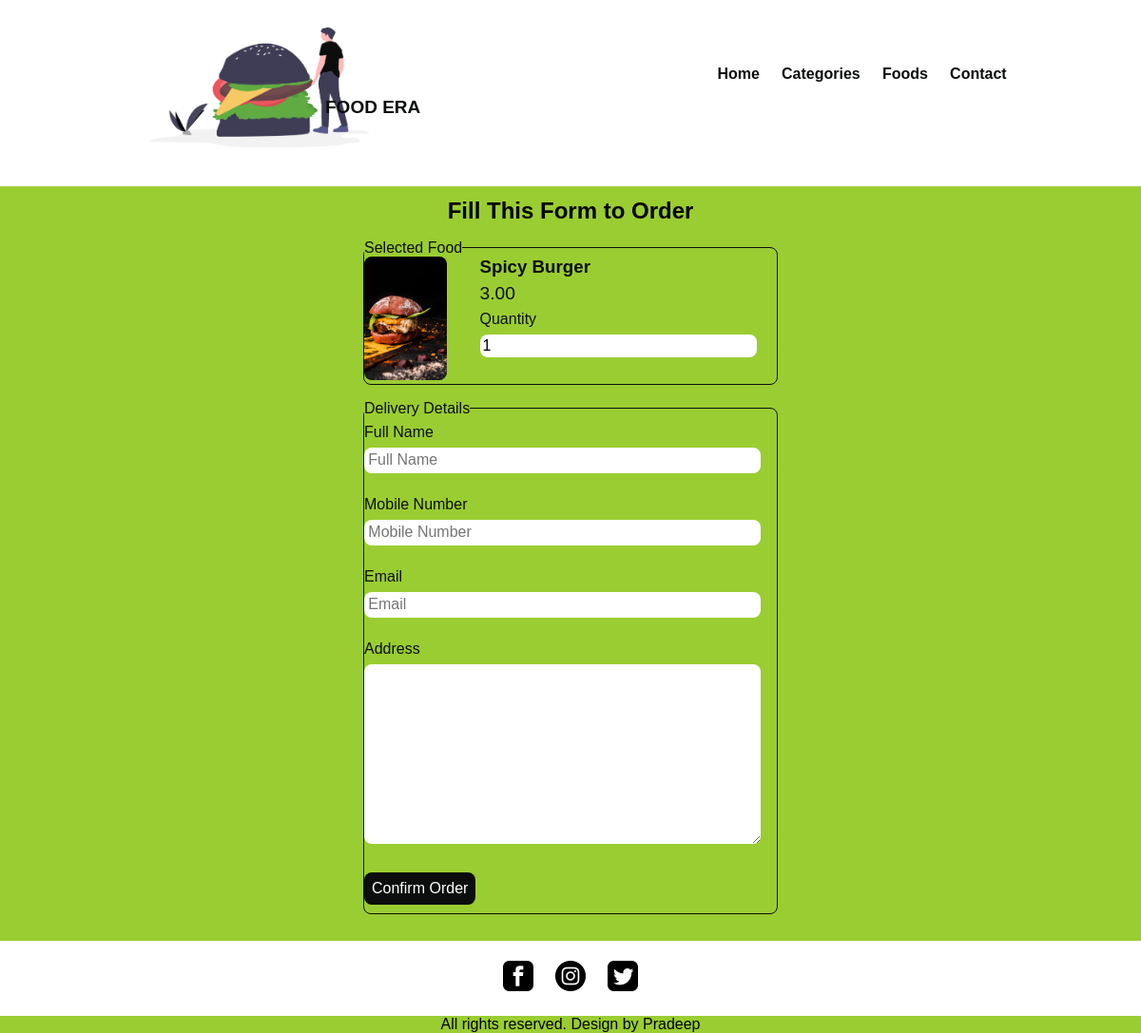
/order.php?food_id=3, run on the app's committed database.
### tables this page shows
CREATE TABLE `tbl_food` (
  `id` int(10) UNSIGNED NOT NULL,
  `title` varchar(100) NOT NULL,
  `description` text NOT NULL,
  `price` decimal(10,2) NOT NULL,
  `image_name` varchar(255) NOT NULL,
  `category_id` int(10) UNSIGNED NOT NULL,
  `featured` varchar(10) NOT NULL,
  `active` varchar(10) NOT NULL
);

### html/order.php (the view, shortened to what this page needs)
<?php include('partials-front/menu.php'); ?>
<?php
        if(isset($_GET['food_id']))
        {
            $food_id = $_GET['food_id'];
            $sql = "SELECT * FROM tbl_food WHERE id=$food_id";
            $res = mysqli_query($conn, $sql);
            $count = mysqli_num_rows($res);
            if($count==1)
            {
                $row = mysqli_fetch_assoc($res);
                $title = $row['title'];
                $price = $row['price'];
                $image_name = $row['image_name'];
            }
            else
            {
                header('location:'.SITEURL.'/html');
            }
        }
        else
        {
            header('location:'.SITEURL.'/html');
        }
    ?>
    <section class="food-search back-theme">
      <div class="container">
        <h2 class="text-center text-white">Fill This Form to Order</h2>
        <form action="" method="POST" class="order">
          <fieldset>
            <legend class="order-text">Selected Food</legend>
            <div class="food-menu-img">
            <?php
                        if($image_name=="")
                        {
                            echo "Image not Available";
                        }
                        else
                        {
                            ?>
                            <img src="<?php echo SITEURL; ?>img/food/<?php echo $image_name; ?>" alt="Burger" class="image img-curve">
                            <?php
                        }
                    ?>
            </div>
            <div class="food-menu-disp order-text">
              <h3><?php echo $title; ?></h3>
              <p class="food-price"><?php echo $price?></p>
              <div class="order-label">Quantity</div>
              <input
                type="number"
                name="qty"
                class="input-responsive"
                value="1"
                required
              />
            </div>
          </fieldset>
          <fieldset>
            <legend class="order-text">Delivery Details</legend>
            <div class="order-label order-text">Full Name</div>
            <input
              type="text"
              name="full-name"
              placeholder="Full Name"
              class="input-responsive"
              required
            />
            <div class="order-label order-text">Mobile Number</div>
            <input
              type="tel"
              name="contact"
              placeholder="Mobile Number"
              class="input-responsive"
              required
            />
            <div class="order-label order-text">Email</div>
            <input
              type="email"
              name="email"
              placeholder="Email"
              class="input-responsive"
              required
            />
            <div class="order-label order-text">Address</div>
            <textarea
              name="address"
              rows="10"
              placeholder="address"
              class="input-responsive"
              required
            >
            </textarea>
            <input
              type="submit"
              name="submit"
              value="Confirm Order"
              class="order-btn"
            />
          </fieldset>
        </form>
      </div>
    </section>
    <?php include('partials-front/footer.php'); ?>

### css/style.css (style rules this page uses)
* { box-sizing: border-box; padding: 0; margin: 0; font-family: "Franklin Gothic Medium", "Arial Narrow", Arial, sans-serif; }
.container { width: 80%; margin: 0 auto; padding: 1%; }
.text-center { text-align: center; }
.image { width: 100%; }
.img-curve { border-radius: 8px; }
.text-white { color: black; }
.food-search { margin-top: 8px; }
h3 { color: white; }
.food-menu-img { width: 20%; float: left; }
.food-menu-disp { width: 70%; float: left; margin-left: 8%; color: white; }
.food-price { font-size: 1.2rem; margin: 2% 0; }
.order { width: 50%; margin: 0 auto; background-color: yellowgreen; }
.back-theme { background-color: yellowgreen; }
fieldset { border-radius: 8px; border: 1px solid #0c0e0e; margin: 16px; }
.input-responsive { width: 96%; padding: 1%; margin-bottom: 4%; border: none; outline: none; border-radius: 8px; font-size: 1em; }
.order-label { margin: 7px 0; font-weight: 400; }
.order-text { color: #0c0e0e; }
.food-menu-disp h3 { color: #0c0e0e; }
.order-btn { padding: 8px; border: none; margin: 9px 0; font-size: 1em; color: white; background-color: #0c0e0e; border-radius: 8px; cursor: pointer; }

### data on the page
tbl_food: image_name (picture), title "Spicy Burger", price "3.00"
